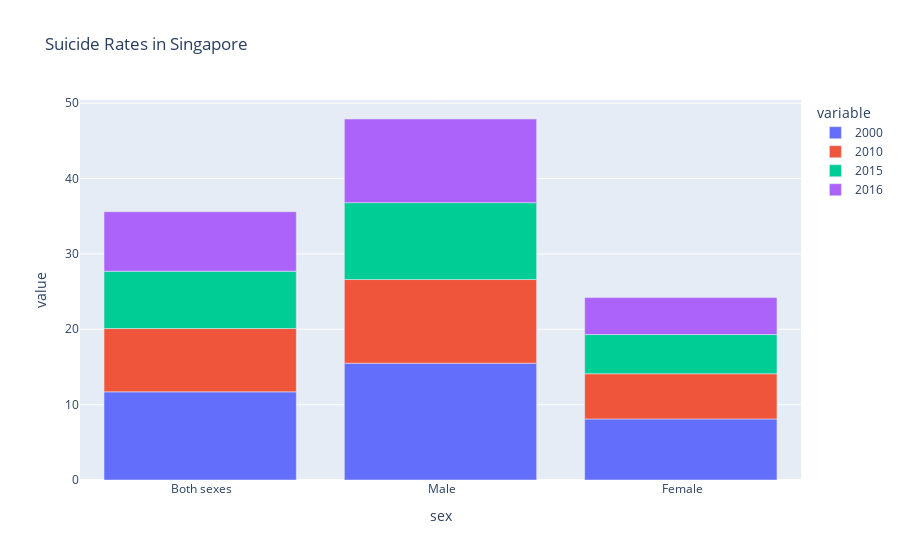

Notebook code for this chart:
### Code cell
fig = px.bar(df_suicide, title='Suicide Rates in Singapore', x='sex', y=['2000','2010','2015','2016'])
fig.show()

### Figure 1 — Plotly figure (JSON) as saved in the notebook; plotly's stock layout.template omitted (floating-point values rounded to 4 significant figures)
{"data": [{"alignmentgroup": "True", "hovertemplate": "variable=2000<br>sex=%{x}<br>value=%{y}<extra></extra>", "legendgroup": "2000", "marker": {"color": "#636efa", "pattern": {"shape": ""}}, "name": "2000", "offsetgroup": "2000", "orientation": "v", "showlegend": true, "textposition": "auto", "type": "bar", "x": [" Both sexes", " Male", " Female"], "xaxis": "x", "y": [11.7, 15.5, 8.1], "yaxis": "y"}, {"alignmentgroup": "True", "hovertemplate": "variable=2010<br>sex=%{x}<br>value=%{y}<extra></extra>", "legendgroup": "2010", "marker": {"color": "#EF553B", "pattern": {"shape": ""}}, "name": "2010", "offsetgroup": "2010", "orientation": "v", "showlegend": true, "textposition": "auto", "type": "bar", "x": [" Both sexes", " Male", " Female"], "xaxis": "x", "y": [8.4, 11.1, 6], "yaxis": "y"}, {"alignmentgroup": "True", "hovertemplate": "variable=2015<br>sex=%{x}<br>value=%{y}<extra></extra>", "legendgroup": "2015", "marker": {"color": "#00cc96", "pattern": {"shape": ""}}, "name": "2015", "offsetgroup": "2015", "orientation": "v", "showlegend": true, "textposition": "auto", "type": "bar", "x": [" Both sexes", " Male", " Female"], "xaxis": "x", "y": [7.6, 10.2, 5.2], "yaxis": "y"}, {"alignmentgroup": "True", "hovertemplate": "variable=2016<br>sex=%{x}<br>value=%{y}<extra></extra>", "legendgroup": "2016", "marker": {"color": "#ab63fa", "pattern": {"shape": ""}}, "name": "2016", "offsetgroup": "2016", "orientation": "v", "showlegend": true, "textposition": "auto", "type": "bar", "x": [" Both sexes", " Male", " Female"], "xaxis": "x", "y": [7.9, 11.1, 4.9], "yaxis": "y"}], "layout": {"barmode": "relative", "legend": {"title": {"text": "variable"}, "tracegroupgap": 0}, "title": {"text": "Suicide Rates in Singapore"}, "xaxis": {"anchor": "y", "domain": [0, 1], "title": {"text": "sex"}}, "yaxis": {"anchor": "x", "domain": [0, 1], "title": {"text": "value"}}}}
